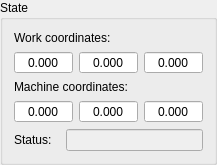
          <widget class="QGroupBox" name="grpState">
           <property name="title">
            <string>State</string>
           </property>
           <property name="overrided" stdset="0">
            <bool>false</bool>
           </property>
           <layout class="QVBoxLayout" name="verticalLayout_6">
            <item>
             <layout class="QVBoxLayout" name="verticalLayout_4">
              <item>
               <layout class="QHBoxLayout" name="horizontalLayout_9">
                <item>
                 <widget class="QLabel" name="label">
                  <property name="text">
                   <string>Work coordinates:</string>
                  </property>
                 </widget>
                </item>
               </layout>
              </item>
              <item>
               <layout class="QHBoxLayout" name="horizontalLayout">
                <item>
                 <widget class="QDoubleSpinBox" name="txtWPosX">
                  <property name="sizePolicy">
                   <sizepolicy hsizetype="Expanding" vsizetype="Fixed">
                    <horstretch>0</horstretch>
                    <verstretch>0</verstretch>
                   </sizepolicy>
                  </property>
                  <property name="locale">
                   <locale language="C" country="AnyCountry"/>
                  </property>
                  <property name="alignment">
                   <set>Qt::AlignCenter</set>
                  </property>
                  <property name="buttonSymbols">
                   <enum>QAbstractSpinBox::NoButtons</enum>
                  </property>
                  <property name="decimals">
                   <number>3</number>
                  </property>
                  <property name="minimum">
                   <double>-999.000000000000000</double>
                  </property>
                  <property name="maximum">
                   <double>999.000000000000000</double>
                  </property>
                  <property name="value">
                   <double>0.000000000000000</double>
                  </property>
                 </widget>
                </item>
                <item>
                 <widget class="QDoubleSpinBox" name="txtWPosY">
                  <property name="sizePolicy">
                   <sizepolicy hsizetype="Expanding" vsizetype="Fixed">
                    <horstretch>0</horstretch>
                    <verstretch>0</verstretch>
                   </sizepolicy>
                  </property>
                  <property name="locale">
                   <locale language="C" country="AnyCountry"/>
                  </property>
                  <property name="alignment">
                   <set>Qt::AlignCenter</set>
                  </property>
                  <property name="buttonSymbols">
                   <enum>QAbstractSpinBox::NoButtons</enum>
                  </property>
                  <property name="decimals">
                   <number>3</number>
                  </property>
                  <property name="minimum">
                   <double>-999.000000000000000</double>
                  </property>
                  <property name="maximum">
                   <double>999.000000000000000</double>
                  </property>
                  <property name="value">
                   <double>0.000000000000000</double>
                  </property>
                 </widget>
                </item>
                <item>
                 <widget class="QDoubleSpinBox" name="txtWPosZ">
                  <property name="sizePolicy">
                   <sizepolicy hsizetype="Expanding" vsizetype="Fixed">
                    <horstretch>0</horstretch>
                    <verstretch>0</verstretch>
                   </sizepolicy>
                  </property>
                  <property name="locale">
                   <locale language="C" country="AnyCountry"/>
                  </property>
                  <property name="alignment">
                   <set>Qt::AlignCenter</set>
                  </property>
                  <property name="buttonSymbols">
                   <enum>QAbstractSpinBox::NoButtons</enum>
                  </property>
                  <property name="decimals">
                   <number>3</number>
                  </property>
                  <property name="minimum">
                   <double>-999.000000000000000</double>
                  </property>
                  <property name="maximum">
                   <double>999.000000000000000</double>
                  </property>
                  <property name="value">
                   <double>0.000000000000000</double>
                  </property>
                 </widget>
                </item>
               </layout>
              </item>
             </layout>
            </item>
            <item>
             <layout class="QVBoxLayout" name="verticalLayout_5">
              <item>
               <layout class="QHBoxLayout" name="horizontalLayout_10">
                <item>
                 <widget class="QLabel" name="label_2">
                  <property name="text">
                   <string>Machine coordinates:</string>
                  </property>
                 </widget>
                </item>
               </layout>
              </item>
              <item>
               <layout class="QHBoxLayout" name="horizontalLayout_3">
                <item>
                 <widget class="QDoubleSpinBox" name="txtMPosX">
                  <property name="sizePolicy">
                   <sizepolicy hsizetype="Expanding" vsizetype="Fixed">
                    <horstretch>0</horstretch>
                    <verstretch>0</verstretch>
                   </sizepolicy>
                  </property>
                  <property name="locale">
                   <locale language="C" country="AnyCountry"/>
                  </property>
                  <property name="alignment">
                   <set>Qt::AlignCenter</set>
                  </property>
                  <property name="buttonSymbols">
                   <enum>QAbstractSpinBox::NoButtons</enum>
                  </property>
                  <property name="decimals">
                   <number>3</number>
                  </property>
                  <property name="minimum">
                   <double>-999.000000000000000</double>
                  </property>
                  <property name="maximum">
                   <double>999.000000000000000</double>
                  </property>
                  <property name="value">
                   <double>0.000000000000000</double>
                  </property>
                 </widget>
                </item>
                <item>
                 <widget class="QDoubleSpinBox" name="txtMPosY">
                  <property name="sizePolicy">
                   <sizepolicy hsizetype="Expanding" vsizetype="Fixed">
                    <horstretch>0</horstretch>
                    <verstretch>0</verstretch>
                   </sizepolicy>
                  </property>
                  <property name="locale">
                   <locale language="C" country="AnyCountry"/>
                  </property>
                  <property name="alignment">
                   <set>Qt::AlignCenter</set>
                  </property>
                  <property name="buttonSymbols">
                   <enum>QAbstractSpinBox::NoButtons</enum>
                  </property>
                  <property name="decimals">
                   <number>3</number>
                  </property>
                  <property name="minimum">
                   <double>-999.000000000000000</double>
                  </property>
                  <property name="maximum">
                   <double>999.000000000000000</double>
                  </property>
                  <property name="value">
                   <double>0.000000000000000</double>
                  </property>
                 </widget>
                </item>
                <item>
                 <widget class="QDoubleSpinBox" name="txtMPosZ">
                  <property name="sizePolicy">
                   <sizepolicy hsizetype="Expanding" vsizetype="Fixed">
                    <horstretch>0</horstretch>
                    <verstretch>0</verstretch>
                   </sizepolicy>
                  </property>
                  <property name="locale">
                   <locale language="C" country="AnyCountry"/>
                  </property>
                  <property name="alignment">
                   <set>Qt::AlignCenter</set>
                  </property>
                  <property name="buttonSymbols">
                   <enum>QAbstractSpinBox::NoButtons</enum>
                  </property>
                  <property name="decimals">
                   <number>3</number>
                  </property>
                  <property name="minimum">
                   <double>-999.000000000000000</double>
                  </property>
                  <property name="maximum">
                   <double>999.000000000000000</double>
                  </property>
                  <property name="value">
                   <double>0.000000000000000</double>
                  </property>
                 </widget>
                </item>
               </layout>
              </item>
             </layout>
            </item>
            <item>
             <layout class="QFormLayout" name="formLayout">
              <property name="horizontalSpacing">
               <number>14</number>
              </property>
              <item row="0" column="0">
               <widget class="QLabel" name="Label">
                <property name="text">
                 <string>Status:</string>
                </property>
               </widget>
              </item>
              <item row="0" column="1">
               <widget class="QLineEdit" name="txtStatus">
                <property name="enabled">
                 <bool>false</bool>
                </property>
                <property name="styleSheet">
                 <string notr="true">QLineEdit {color: palette(text);}</string>
                </property>
                <property name="alignment">
                 <set>Qt::AlignCenter</set>
                </property>
                <property name="readOnly">
                 <bool>true</bool>
                </property>
                <property name="status" stdset="0">
                 <string/>
                </property>
               </widget>
              </item>
             </layout>
            </item>
           </layout>
          </widget>
